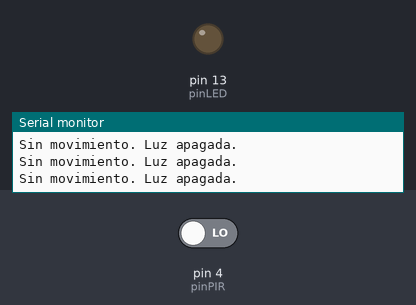
Bench run of a sketch on a simulated Arduino Uno, built with avr-gcc and run on an emulated ATmega328P. On the bench: output pins drawn as LEDs (lit = HIGH), the last lines printed to the serial monitor. The test bench sets the inputs (shaded band); at power-on: pin 4 (pinPIR) LOW.

Above: at 1.2 s.
1.3 s: pin 4 (pinPIR) driven HIGH
At 2.1 s:
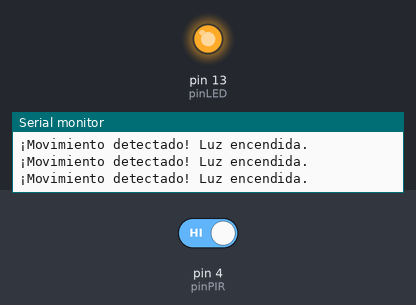
2.9 s: pin 4 (pinPIR) driven LOW
At 3.4 s:
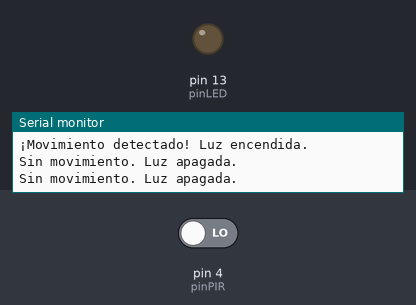
Timing chart, 0 to 5.9 s (numbered marks = the images above; inputs shaded):
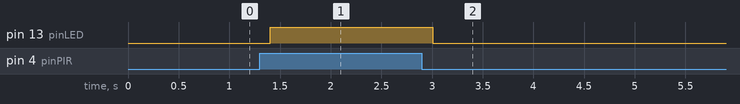

The sketch:

arduino.ino
```cpp
/*
  Proyecto: Luz automática con sensor de movimiento
  Equipo: TecnoSoluciones
  Integrantes: Joaquin, Benja, Tomi
*/

// Definición de los pines según tu conexión
const int pinPIR = 4;   // Pin digital donde está conectado el sensor PIR
const int pinLED = 13;  // Pin digital donde está conectado el LED

// Variable para almacenar el estado del sensor
int estadoSensor = 0;

void setup() {
  // Configuramos el pin del sensor PIR como entrada
  pinMode(pinPIR, INPUT);

  // Configuramos el pin del LED como salida
  pinMode(pinLED, OUTPUT);

  // Inicializamos la comunicación serie para monitoreo (opcional)
  Serial.begin(9600);
}

void loop() {
  // Leemos el valor del sensor PIR (HIGH si detecta movimiento, LOW si no)
  estadoSensor = digitalRead(pinPIR);

  // Verificamos si se detectó movimiento
  if (estadoSensor == HIGH) {
    digitalWrite(pinLED, HIGH); // Encendemos la luz
    Serial.println("¡Movimiento detectado! Luz encendida.");
  } else {
    digitalWrite(pinLED, LOW);  // Apagamos la luz
    Serial.println("Sin movimiento. Luz apagada.");
  }

  // Pequeña pausa para estabilizar la lectura
  delay(200);
}
```

Measured:
- after the input at 1.3 s, pin 13 (pinLED): LOW → HIGH after 0.10 s
- after the input at 2.9 s, pin 13 (pinLED): HIGH → LOW after 0.10 s
